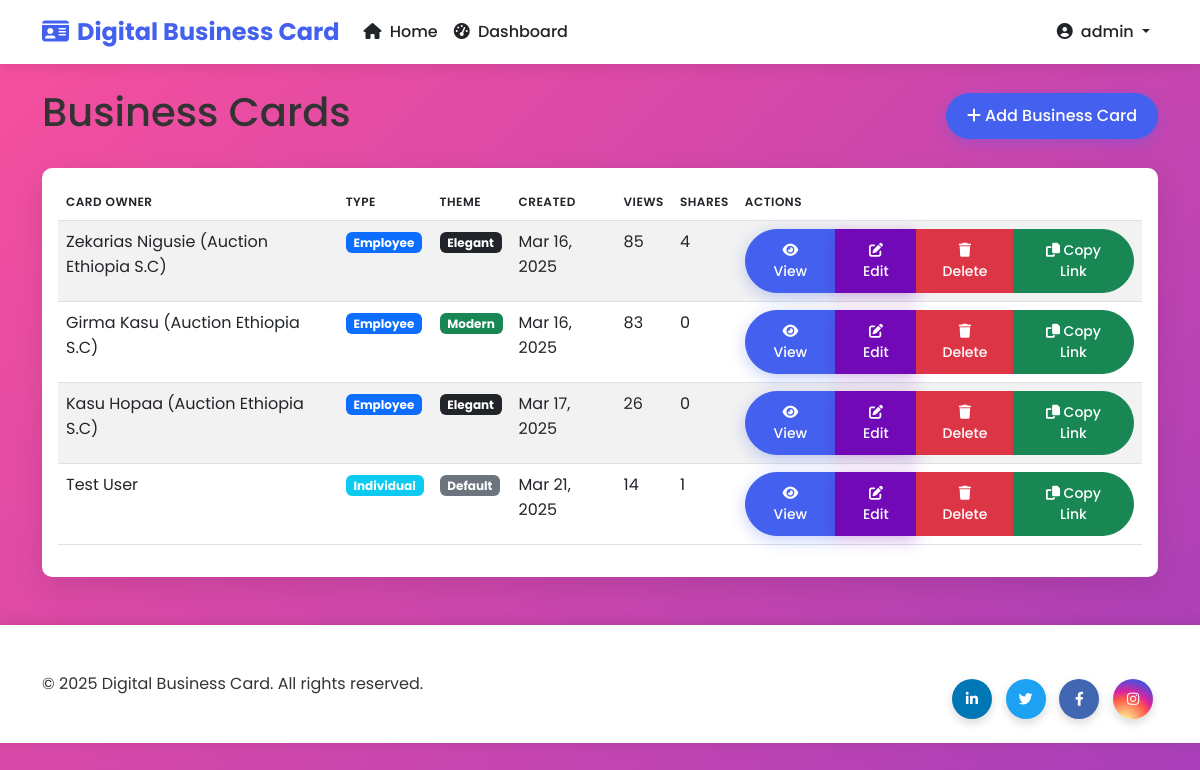
/dashboard/cards/ (signed in), run on an earlier commit of the app's database.
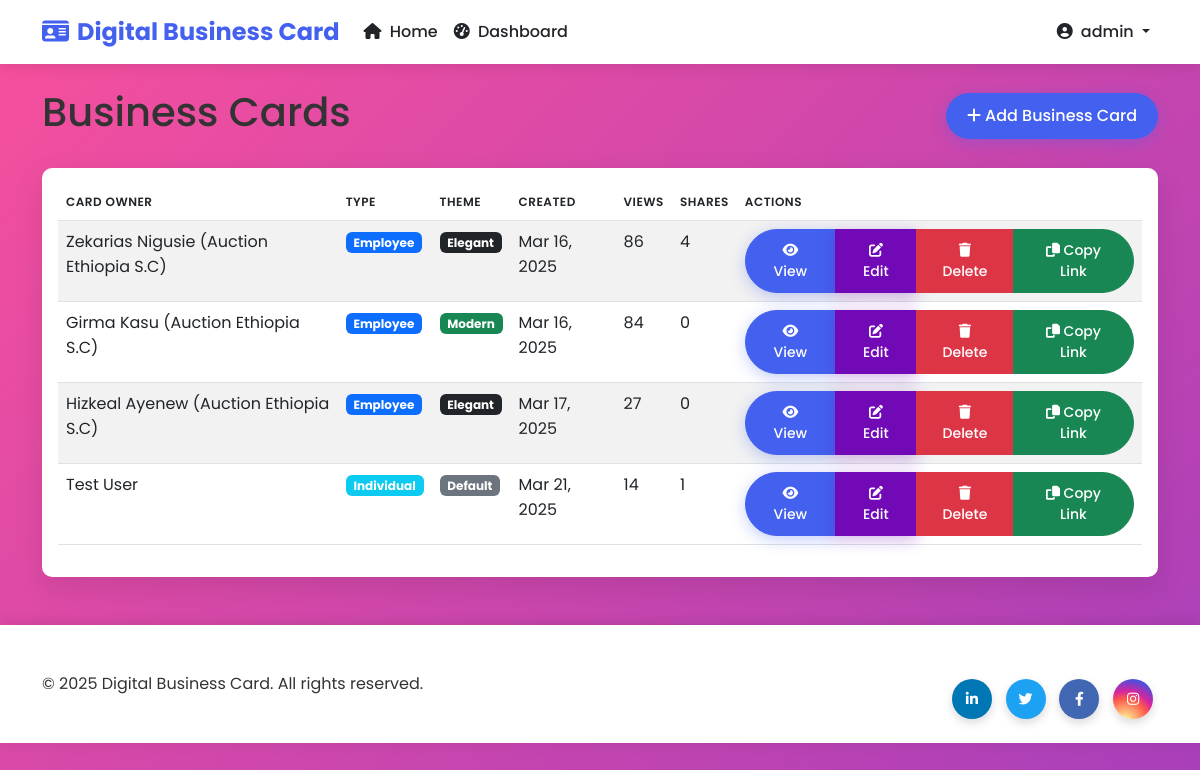
And on a later commit of the database.
### cards/models.py (models this page shows, shortened)
class BusinessCard(models.Model):
    THEME_CHOICES = [
        ('default', 'Default'),
        ('elegant', 'Elegant'),
        ('modern', 'Modern'),
    ]
    uuid = models.UUIDField(default=uuid.uuid4, editable=False, unique=True)
    employee = models.OneToOneField(Employee, on_delete=models.CASCADE, null=True, blank=True, related_name='business_card')
    individual_client = models.OneToOneField(IndividualClient, on_delete=models.CASCADE, null=True, blank=True, related_name='business_card')
    qr_code = models.ImageField(upload_to='qr_codes/', blank=True)
    views = models.PositiveIntegerField(default=0)
    shares = models.PositiveIntegerField(default=0)
    last_viewed = models.DateTimeField(auto_now=True)
    created_at = models.DateTimeField(auto_now_add=True)
    theme = models.CharField(max_length=20, choices=THEME_CHOICES, default='default')

class Employee(models.Model):
    company = models.ForeignKey(Company, on_delete=models.CASCADE, related_name='employees')
    name = models.CharField(max_length=100)
    job_title = models.CharField(max_length=100)
    phone = models.CharField(max_length=20)
    email = models.EmailField()
    profile_picture = models.ImageField(upload_to='employee_pics/', blank=True)
    linkedin = models.URLField(blank=True)
    twitter = models.URLField(blank=True)
    facebook = models.URLField(blank=True)
    instagram = models.URLField(blank=True)
    created_at = models.DateTimeField(auto_now_add=True)

class Company(models.Model):
    name = models.CharField(max_length=100)
    logo = models.ImageField(upload_to='company_logos/', blank=True)
    address = models.CharField(max_length=200, blank=True)
    phone = models.CharField(max_length=20, blank=True)
    email = models.EmailField(blank=True)
    website = models.URLField(blank=True)
    created_at = models.DateTimeField(auto_now_add=True)
    class Meta:
        verbose_name_plural = "Companies"

### cards/views.py (the view)
# urls.py: path('dashboard/cards/', views.card_list, name='card_list'),
@login_required
def card_list(request):
    cards = BusinessCard.objects.all()
    context = {
        'cards': cards
    }
    return render(request, 'cards/card_list.html', context)

### cards/templates/cards/card_list.html (shortened to what this page needs)
{% extends 'cards/base.html' %}
{% block content %}
<div class="d-flex justify-content-between align-items-center mb-4">
    <h1>Business Cards</h1>
    <a href="{% url 'card_create' %}" class="btn btn-primary">
        <i class="fas fa-plus"></i> Add Business Card
    </a>
</div>
<div class="card">
    <div class="card-body">
        <div class="table-responsive">
            <table class="table table-striped">
                <thead>
                    <tr>
                        <th>Card Owner</th>
                        <th>Type</th>
                        <th>Theme</th>
                        <th>Created</th>
                        <th>Views</th>
                        <th>Shares</th>
                        <th>Actions</th>
                    </tr>
                </thead>
                <tbody>
                    {% for card in cards %}
                    <tr>
                        <td>
                            {% if card.employee %}
                                {{ card.employee.name }} ({{ card.employee.company.name }})
                            {% else %}
                                {{ card.individual_client.name }}
                            {% endif %}
                        </td>
                        <td>
                            {% if card.employee %}
                                <span class="badge bg-primary">Employee</span>
                            {% else %}
                                <span class="badge bg-info">Individual</span>
                            {% endif %}
                        </td>
                        <td>
                            {% if card.theme == 'default' %}
                                <span class="badge bg-secondary">Default</span>
                            {% elif card.theme == 'elegant' %}
                                <span class="badge bg-dark">Elegant</span>
                            {% elif card.theme == 'modern' %}
                                <span class="badge bg-success">Modern</span>
                            {% else %}
                                <span class="badge bg-light text-dark">{{ card.theme|title }}</span>
                            {% endif %}
                        </td>
                        <td>{{ card.created_at|date:"M d, Y" }}</td>
                        <td>{{ card.views }}</td>
                        <td>{{ card.shares }}</td>
                        <td>
                            <div class="btn-group">
                                <a href="{% url 'card_detail' card.uuid %}" class="btn btn-sm btn-primary">
                                    <i class="fas fa-eye"></i> View
                                </a>
                                <a href="{% url 'card_edit' card.id %}" class="btn btn-sm btn-secondary">
                                    <i class="fas fa-edit"></i> Edit
                                </a>
                                <a href="{% url 'card_delete' card.id %}" class="btn btn-sm btn-danger">
                                    <i class="fas fa-trash"></i> Delete
                                </a>
                                <button class="btn btn-sm btn-success copy-link" data-url="{{ request.scheme }}://{{ request.get_host }}{% url 'card_detail' card.uuid %}">
                                    <i class="fas fa-copy"></i> Copy Link
                                </button>
                            </div>
                        </td>
                    </tr>
                    {% empty %}
                    <tr>
                        <td colspan="7" class="text-center">No business cards available</td>
                    </tr>
                    {% endfor %}
                </tbody>
            </table>
        </div>
    </div>
</div>
{% endblock %}

What changed in the data, as far as the page shows it:
changed BusinessCard "Zekarias Nigusie": views "85" → "86"
changed BusinessCard "Girma Kasu": views "83" → "84"
changed BusinessCard: employee.name "Kasu Hopaa" → "Hizkeal Ayenew"; views "26" → "27"
